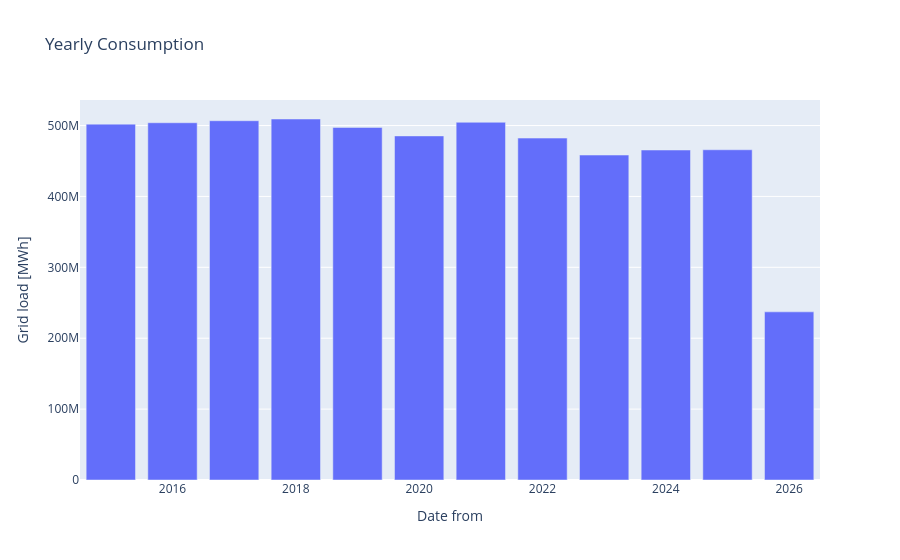

Here is the notebook cell this chart was saved with:
### Code cell
#### Prices are rising despite electricity consumption dropping. Rise occur during 2020-2021
#### the drop 

Consumption_year = (
    Production.groupby(Production["Date from"].dt.year)["Grid load [MWh]"]
              .sum()
)
fig = px.bar(
    Consumption_year,
    x=Consumption_year.index, 
    y=Consumption_year.values, 
    orientation="v", 
    title="Yearly Consumption",
    labels={'x': 'Year', 'y': 'Grid load [MWh]'}
)

fig.show()

### Figure 1 — Plotly figure (JSON) as saved in the notebook; plotly's stock layout.template omitted (floating-point values rounded to 4 significant figures)
{"data": [{"hovertemplate": "Date from=%{x}<br>Grid load [MWh]=%{y}<extra></extra>", "legendgroup": "", "marker": {"color": "#636efa", "pattern": {"shape": ""}}, "name": "", "orientation": "v", "showlegend": false, "textposition": "auto", "type": "bar", "x": [2015, 2016, 2017, 2018, 2019, 2020, 2021, 2022, 2023, 2024, 2025, 2026], "xaxis": "x", "y": [502000000.0, 503900000.0, 506800000.0, 509200000.0, 497400000.0, 485400000.0, 504600000.0, 482300000.0, 458400000.0, 465500000.0, 465800000.0, 237200000.0], "yaxis": "y"}], "layout": {"barmode": "relative", "legend": {"tracegroupgap": 0}, "title": {"text": "Yearly Consumption"}, "xaxis": {"anchor": "y", "domain": [0, 1], "title": {"text": "Date from"}}, "yaxis": {"anchor": "x", "domain": [0, 1], "title": {"text": "Grid load [MWh]"}}}}
